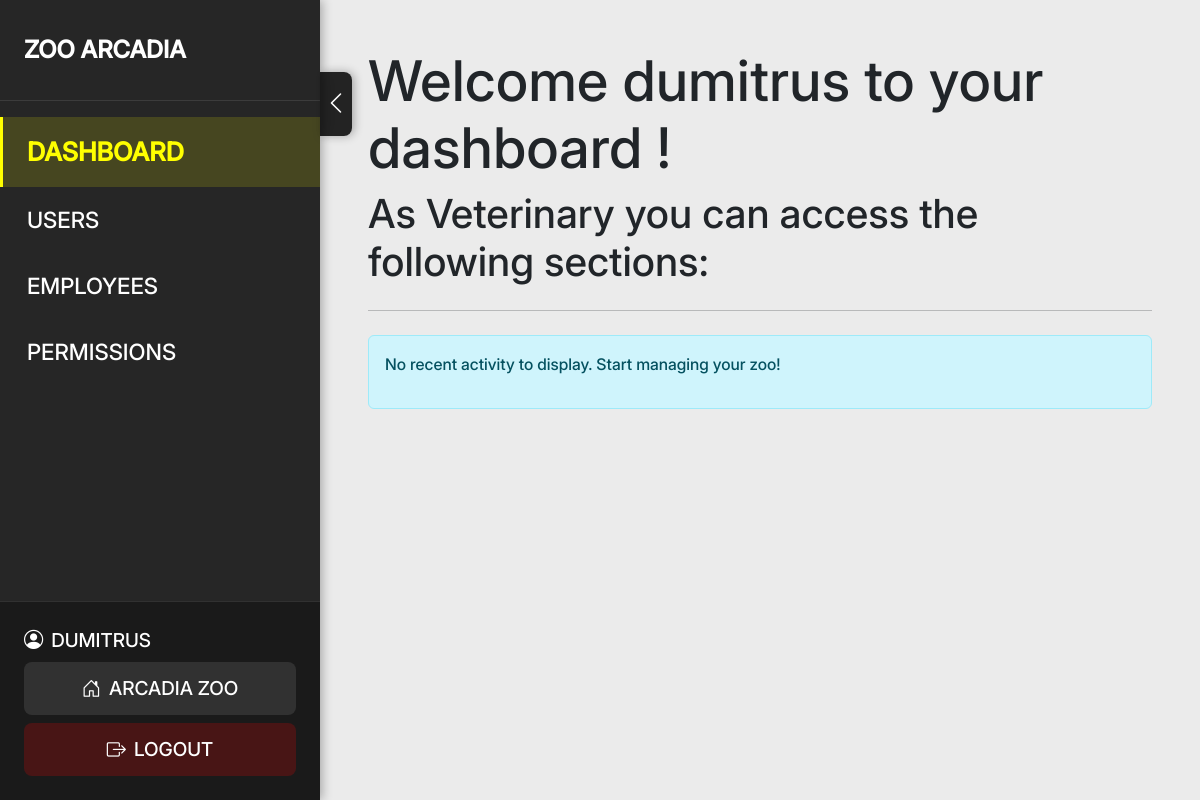
/home/pages/start (signed in), run on an earlier commit of the app's database.
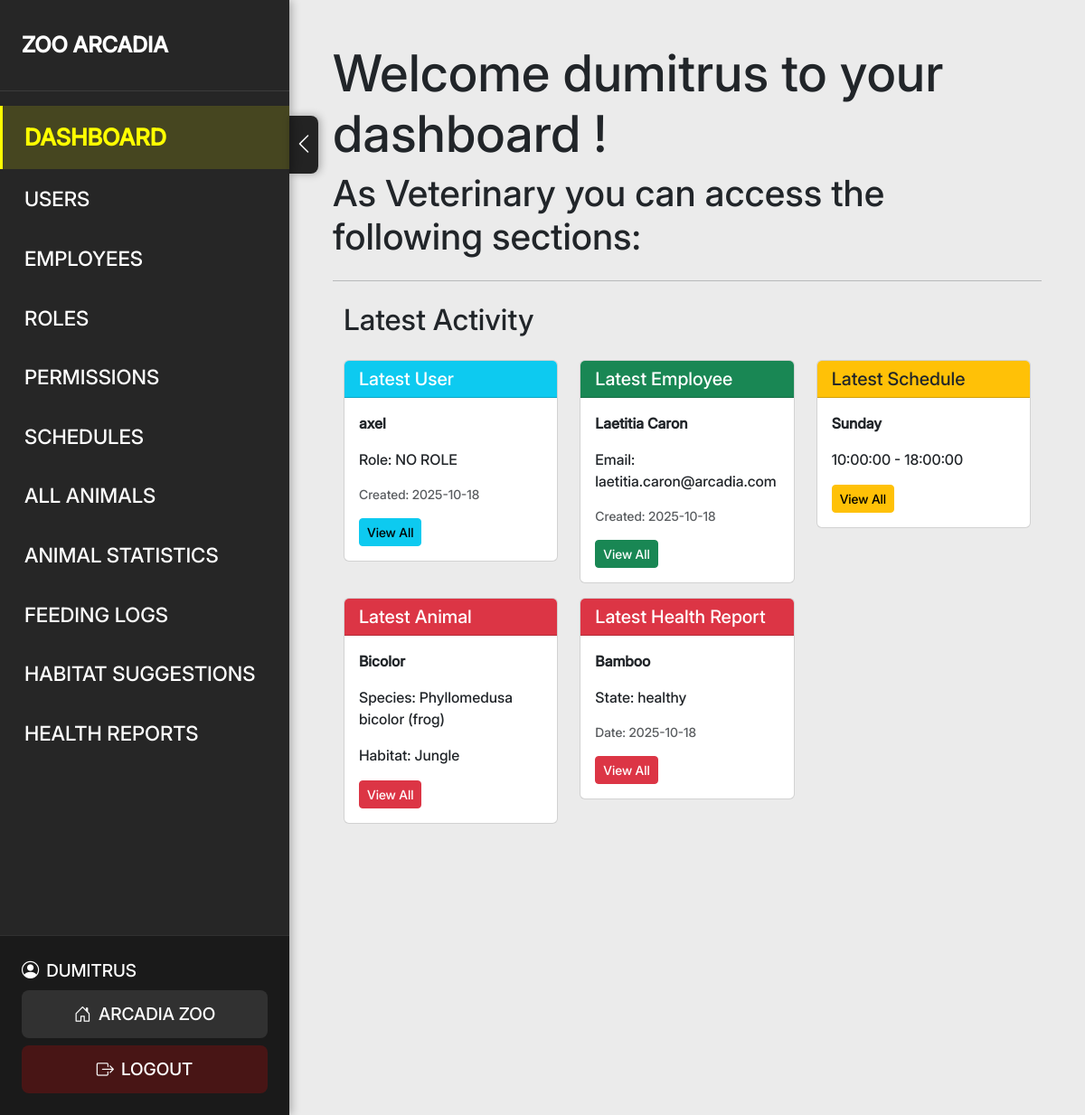
And on a later commit of the database.
### tables this page shows
CREATE TABLE users (
    id_user INT AUTO_INCREMENT PRIMARY KEY,
     
    username VARCHAR(50) NOT NULL UNIQUE,
     
    psw VARCHAR(255) NOT NULL,
     
    role_id INT DEFAULT NULL,
     
    employee_id INT NULL UNIQUE,
     
    is_active BOOLEAN NOT NULL DEFAULT TRUE,
     
    created_at TIMESTAMP DEFAULT CURRENT_TIMESTAMP,
     
    updated_at TIMESTAMP DEFAULT CURRENT_TIMESTAMP ON UPDATE CURRENT_TIMESTAMP
     
);

CREATE TABLE roles (
    id_role INT AUTO_INCREMENT PRIMARY KEY,
     
    role_name VARCHAR(50) NOT NULL UNIQUE,
     
    role_description TEXT,
     
     
    created_at TIMESTAMP DEFAULT CURRENT_TIMESTAMP,
     
    updated_at TIMESTAMP DEFAULT CURRENT_TIMESTAMP ON UPDATE CURRENT_TIMESTAMP  
);

CREATE TABLE employees (
    id_employee INT AUTO_INCREMENT PRIMARY KEY,
     
    first_name VARCHAR(50) NOT NULL,
     
    last_name VARCHAR(50) NOT NULL,
     
    email VARCHAR(100) NOT NULL UNIQUE,
     
    birthdate DATE NOT NULL,
     
    phone VARCHAR(15) NOT NULL,
     
    address VARCHAR(255) NOT NULL,
     
    city VARCHAR(100) NOT NULL,
     
    country VARCHAR(100) NOT NULL,
     
    zip_code VARCHAR(10) NOT NULL,
     
    gender ENUM('male', 'female') NOT NULL,
     
    marital_status ENUM('single', 'married', 'divorced', 'widowed') NOT NULL,
     
    created_at TIMESTAMP DEFAULT CURRENT_TIMESTAMP,
     
    updated_at TIMESTAMP DEFAULT CURRENT_TIMESTAMP ON UPDATE CURRENT_TIMESTAMP
     
);

CREATE TABLE opening (
    id_opening INT AUTO_INCREMENT PRIMARY KEY,
     
    time_slot ENUM("Monday", "Tuesday", "Wednesday", "Thursday", "Friday", "Saturday", "Sunday") NOT NULL,
     
    opening_time TIME NOT NULL,
     
    closing_time TIME NOT NULL,
     
    status ENUM("open", "closed") NOT NULL DEFAULT "open",
     
    updated_at TIMESTAMP DEFAULT CURRENT_TIMESTAMP ON UPDATE CURRENT_TIMESTAMP  
);

CREATE TABLE animal_full (
    id_full_animal INT AUTO_INCREMENT PRIMARY KEY,
     

    animal_g_id INT NOT NULL,
     

    habitat_id INT NULL,
     

    nutrition_id INT NULL,
     

    created_at TIMESTAMP DEFAULT CURRENT_TIMESTAMP,
     

    updated_at TIMESTAMP DEFAULT CURRENT_TIMESTAMP ON UPDATE CURRENT_TIMESTAMP
     
);

CREATE TABLE animal_general (
    id_animal_g INT AUTO_INCREMENT PRIMARY KEY,
     
    animal_name VARCHAR(50) NOT NULL,
     
    gender ENUM('male', 'female') NOT NULL,
     
    specie_id INT NOT NULL  
     
);

CREATE TABLE specie  (
    id_specie  INT AUTO_INCREMENT PRIMARY KEY,
     
    category_id INT NOT NULL,
     
    specie_name VARCHAR(200) NOT NULL  
     
);

CREATE TABLE habitats (
    id_habitat INT AUTO_INCREMENT PRIMARY KEY,
     
    habitat_name VARCHAR(100) NOT NULL,
     
    description_habitat VARCHAR(50)  
);

CREATE TABLE health_state_report (
    id_hs_report INT AUTO_INCREMENT PRIMARY KEY,
     

    full_animal_id INT NOT NULL,
     

    hsr_state ENUM('healthy', 'sick', 'quarantined', 'injured', 'happy', 'sad', 'depressed', 'terminal', 'infant', 'hungry', 'well', 'good_condition', 'angry', 'aggressive', 'nervous', 'anxious', 'recovering', 'pregnant', 'malnourished', 'dehydrated', 'stressed') NOT NULL,
     

    review_date TIMESTAMP NOT NULL DEFAULT CURRENT_TIMESTAMP,
     

    vet_obs TEXT NOT NULL,
     

    checked_by INT NULL,
     

    updated_at TIMESTAMP DEFAULT CURRENT_TIMESTAMP ON UPDATE CURRENT_TIMESTAMP,
     

    opt_details TEXT
     
);

### App/home/views/gest/start.php (the view, shortened to what the changed rows need)
<div class="jumbotron">
    <h1 class="display-4">Welcome <?php echo htmlspecialchars($_SESSION["user"]["username"]); ?> to your dashboard !</h1>
</div>
<?php if (!empty($lastItems)): ?>
<div class="container-fluid">
    <h2 class="mb-4">Latest Activity</h2>
    <div class="row">
        <?php if (isset($lastItems['user']) && $lastItems['user']): ?>
        <div class="col-md-6 col-lg-4 mb-3">
            <div class="card">
                <div class="card-header bg-info text-white">
                    <h5 class="mb-0">Latest User</h5>
                </div>
                <div class="card-body">
                    <p class="card-text"><strong><?php echo htmlspecialchars($lastItems['user']->username ?? 'N/A'); ?></strong></p>
                    <p class="card-text">Role: <?php echo htmlspecialchars($lastItems['user']->role_name ?? 'N/A'); ?></p>
                    <p class="text-muted small">Created: <?php echo date('Y-m-d', strtotime($lastItems['user']->created_at ?? 'now')); ?></p>
                    <a href="/users/gest/start" class="btn btn-sm btn-info">View All</a>
                </div>
            </div>
        </div>
        <?php endif; ?>
        <?php if (isset($lastItems['employee']) && $lastItems['employee']): ?>
        <div class="col-md-6 col-lg-4 mb-3">
            <div class="card">
                <div class="card-header bg-success text-white">
                    <h5 class="mb-0">Latest Employee</h5>
                </div>
                <div class="card-body">
                    <p class="card-text"><strong><?php echo htmlspecialchars(trim(($lastItems['employee']->first_name ?? '') . ' ' . ($lastItems['employee']->last_name ?? ''))); ?></strong></p>
                    <p class="card-text">Email: <?php echo htmlspecialchars($lastItems['employee']->email ?? 'N/A'); ?></p>
                    <p class="text-muted small">Created: <?php echo date('Y-m-d', strtotime($lastItems['employee']->created_at ?? 'now')); ?></p>
                    <a href="/employees/gest/start" class="btn btn-sm btn-success">View All</a>
                </div>
            </div>
        </div>
        <?php endif; ?>
        <?php if (isset($lastItems['schedule']) && $lastItems['schedule']): ?>
        <div class="col-md-6 col-lg-4 mb-3">
            <div class="card">
                <div class="card-header bg-warning text-dark">
                    <h5 class="mb-0">Latest Schedule</h5>
                </div>
                <div class="card-body">
                    <p class="card-text"><strong><?php echo htmlspecialchars($lastItems['schedule']->time_slot ?? 'N/A'); ?></strong></p>
                    <p class="card-text"><?php echo htmlspecialchars($lastItems['schedule']->opening_time ?? 'N/A'); ?> - <?php echo htmlspecialchars($lastItems['schedule']->closing_time ?? 'N/A'); ?></p>
                    <a href="/schedules/gest/start" class="btn btn-sm btn-warning">View All</a>
                </div>
            </div>
        </div>
        <?php endif; ?>
        <?php if (isset($lastItems['animal']) && $lastItems['animal']): ?>
        <div class="col-md-6 col-lg-4 mb-3">
            <div class="card">
                <div class="card-header bg-danger text-white">
                    <h5 class="mb-0">Latest Animal</h5>
                </div>
                <div class="card-body">
                    <p class="card-text"><strong><?php echo htmlspecialchars($lastItems['animal']->animal_name ?? 'N/A'); ?></strong></p>
                    <p class="card-text">Species: <?php echo htmlspecialchars($lastItems['animal']->specie_name ?? 'N/A'); ?></p>
                    <p class="card-text">Habitat: <?php echo htmlspecialchars($lastItems['animal']->habitat_name ?? 'None'); ?></p>
                    <a href="/animals/gest/start" class="btn btn-sm btn-danger">View All</a>
                </div>
            </div>
        </div>
        <?php endif; ?>
        <?php if (isset($lastItems['healthReport']) && $lastItems['healthReport']): ?>
        <div class="col-md-6 col-lg-4 mb-3">
            <div class="card">
                <div class="card-header bg-danger text-white">
                    <h5 class="mb-0">Latest Health Report</h5>
                </div>
                <div class="card-body">
                    <p class="card-text"><strong><?php echo htmlspecialchars($lastItems['healthReport']->animal_name ?? 'N/A'); ?></strong></p>
                    <p class="card-text">State: <?php echo htmlspecialchars($lastItems['healthReport']->hsr_state ?? 'N/A'); ?></p>
                    <p class="text-muted small">Date: <?php echo date('Y-m-d', strtotime($lastItems['healthReport']->review_date ?? 'now')); ?></p>
                    <a href="/vreports/gest/start" class="btn btn-sm btn-danger">View All</a>
                </div>
            </div>
        </div>
        <?php endif; ?>
    </div>
</div>
<?php else: ?>
<div class="alert alert-info">
    <p>No recent activity to display. Start managing your zoo!</p>
</div>
<?php endif; ?>

### includes/layouts/BO_main_layout.php (shortened to what the changed rows need)
<?php
$currentDomain = $_GET['domain'] ?? 'home';
include(__DIR__ . "/../pageTitle.php");
require_once __DIR__ . "/../functions.php";
if (isset($_SESSION["loggedin"]) && $_SESSION["loggedin"] === true) {
    $userId = $_SESSION["user"]["id_user"] ?? null;
    if ($userId && (!isset($_SESSION["user"]["permissions"]) || empty($_SESSION["user"]["permissions"]))) {
        require_once __DIR__ . "/../../App/users/models/user.php";
    }
}
?>
<!DOCTYPE html>
<html lang="en">
<head>
    <link rel="stylesheet" href="/build/css/bootstrap.min.css">
    <link rel="stylesheet" href="/build/css/dataTables.bootstrap5.min.css">
    <link rel="stylesheet" href="/node_modules/bootstrap-icons/font/bootstrap-icons.min.css">
    <link rel="stylesheet" href="/build/css/bo-sidebar-only.css">
</head>
<body class="<?= $currentDomain == 'contact' ? 'body-contact' : ($currentDomain == 'auth' ? 'body-login' : '') ?>" id="top">
    <?php if ($currentDomain !== 'auth'): ?>
        <aside class="bo-sidebar" id="boSidebar">
            <nav class="bo-sidebar__menu">
                <ul class="bo-sidebar__items">
                    <?php
                    $isAdmin = isset($_SESSION['user']['role_name']) && $_SESSION['user']['role_name'] === 'Admin';
                    ?>
                    <?php
                    if ($isAdmin || hasPermission('roles-view') || hasPermission('roles-create') || hasPermission('roles-edit') || hasPermission('roles-delete')):
                    ?>
                        <li class="bo-sidebar__item">
                            <a href="/roles/gest/start" class="bo-sidebar__link <?= ($domain === 'roles' && $controller === 'gest') ? 'bo-sidebar__link--active' : '' ?>">
                                Roles
                            </a>
                        </li>
                    <?php endif; ?>
                    <?php if (hasPermission('schedules-view') || hasPermission('schedules-edit')): ?>
                        <li class="bo-sidebar__item">
                            <a href="/schedules/gest/start" class="bo-sidebar__link <?= ($domain === 'schedules' && $controller === 'gest') ? 'bo-sidebar__link--active' : '' ?>">
                                Schedules
                            </a>
                        </li>
                    <?php endif; ?>
                    <?php if (hasPermission('animals-view') || hasPermission('animals-create') || hasPermission('animals-edit') || hasPermission('animals-delete')): ?>
                        <li class="bo-sidebar__item">
                            <a href="/animals/gest/start" class="bo-sidebar__link <?= ($domain === 'animals' && $controller === 'gest' && ($action === 'start' || $action === 'edit' || $action === 'create')) ? 'bo-sidebar__link--active' : '' ?>">
                                All Animals
                            </a>
                        </li>
                    <?php endif; ?>
                    <?php if (hasPermission('animal_stats-view')): ?>
                        <li class="bo-sidebar__item">
                            <a href="/animals/stats/start" class="bo-sidebar__link <?= ($domain === 'animals' && $controller === 'stats') ? 'bo-sidebar__link--active' : '' ?>">
                                Animal Statistics
                            </a>
                        </li>
                    <?php endif; ?>
                    <?php if (hasPermission('animal_feeding-view') || hasPermission('animal_feeding-assign')): ?>
                        <li class="bo-sidebar__item">
                            <a href="/animals/feeding/start" class="bo-sidebar__link <?= ($domain === 'animals' && $controller === 'feeding') ? 'bo-sidebar__link--active' : '' ?>">
                                Feeding Logs
                            </a>
                        </li>
                    <?php endif; ?>
                    <?php if (hasPermission('habitat_suggestions-view') || hasPermission('habitat_suggestions-manage')): ?>
                        <li class="bo-sidebar__item">
                            <a href="/habitats/suggestion/start" class="bo-sidebar__link <?= ($domain === 'habitats' && $controller === 'suggestion') ? 'bo-sidebar__link--active' : '' ?>">
                                Habitat Suggestions
                            </a>
                        </li>
                    <?php endif; ?>
                    <?php if (hasPermission('vet_reports-view') || hasPermission('vet_reports-create') || hasPermission('vet_reports-edit')): ?>
                        <li class="bo-sidebar__item">
                            <a href="/vreports/gest/start" class="bo-sidebar__link <?= ($domain === 'vreports' && $controller === 'gest') ? 'bo-sidebar__link--active' : '' ?>">
                                Health Reports
                            </a>
                        </li>
                    <?php endif; ?>
                </ul>
            </nav>
        </aside>
    <?php endif; ?>
    <div class="bo-main-content">
        <div class="container-fluid p-5">
            <div class="row">
                <div class="col-12">
                    <?php
                    echo $viewContent ?? '<p>There is no content to show</p>';
                    ?>
                </div>
            </div>
        </div>
    </div>
</body>

What changed in the data, as far as the page shows it:
added users: username "axel", role.role_name "NO ROLE", created_at "2025-10-18"
now on this page (row unchanged): employees: first_name+last_name "Laetitia Caron", email "laetitia.caron@arcadia.com", created_at "2025-10-18"
added opening: time_slot "Sunday", opening_time "10:00:00", closing_time "18:00:00"
added animal_full: animal_general.animal_name "Bicolor", specie.specie_name "Phyllomedusa bicolor (frog)", habitat.habitat_name "Jungle"
added health_state_report: animal_general.animal_name "Bamboo", hsr_state "healthy", review_date "2025-10-18"
Also different on the page:
text no longer shown: "No recent activity to display. Start managing your zoo!"
text now shown: "ROLES SCHEDULES ALL ANIMALS ANIMAL STATISTICS FEEDING LOGS HABITAT SUGGESTIONS HEALTH REPORTS Latest Activity Latest User Role: Created: View All Latest Employee Email: Created: View All Latest Schedule - View All Latest Animal Species: Habitat: View All Latest Health Report State: Date: View All"
